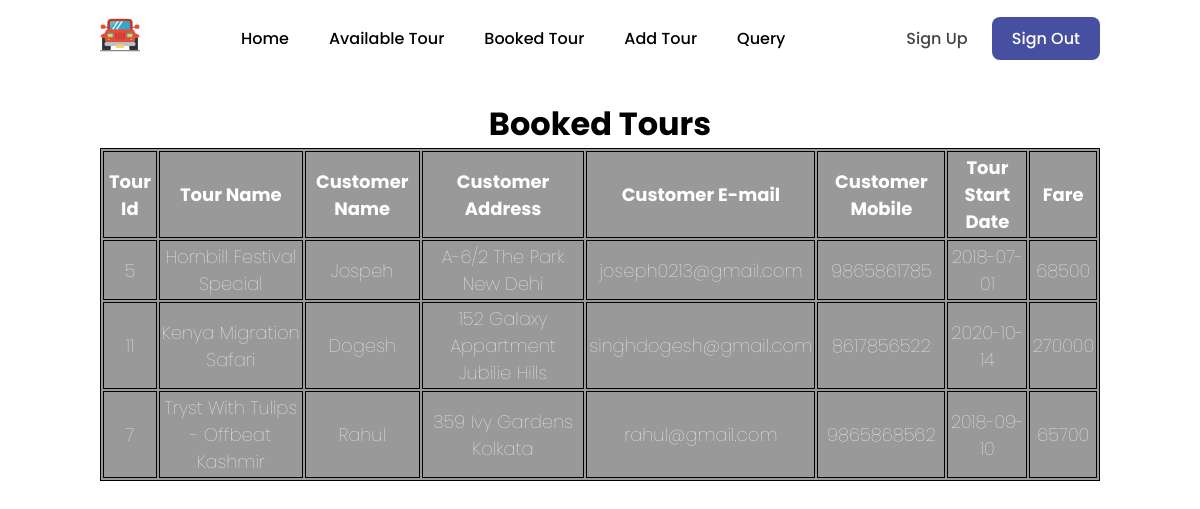
Page /bookedtour.php on the committed database.
### tables this page shows
CREATE TABLE IF NOT EXISTS `bookedtours` (
  `tour_id` int(20) NOT NULL,
  `tour_name` varchar(50) NOT NULL,
  `customer_name` varchar(50) NOT NULL,
  `customer_address` varchar(50) NOT NULL,
  `customer_email` varchar(50) NOT NULL,
  `customer_mobile` varchar(15) NOT NULL,
  `tour_start_date` date NOT NULL,
  `fare` double NOT NULL
);

### bookedtour.php (the view, shortened to what this page needs)
<!DOCTYPE html>
<html lang="en">
    <?php
        $conn = Connect();
        $sql = " SELECT * FROM bookedtours";
        $result = $conn->query($sql);
    ?>
    <head>
        <link rel="stylesheet" href="style.css">
        <link rel="stylesheet"href="https://cdn.jsdelivr.net/npm/boxicons@latest/css/boxicons.min.css">
    </head>
    <body>
        <header style="position: fixed;">
            <a href="home.php" class="logo"><img src="img/jeep.png" alt=""></a>
            <ul class="navbar">
                <li><a href="home.php">Home</a></li>
                <li><a href="availtour.php">Available Tour</a></li>
                <li><a href="bookedtour.php">Booked Tour</a></li>
                <li><a href="addtour.php">Add Tour</a></li>
                <li><a href="query.php">Query</a></li>
            </ul>
            <div class="header-btn">
                <a href="signup.php" class="">Sign Up</a>
                <a href="signout.php" class="sign-in">Sign Out</a>
            </div>
        </header>
        <section>
            <center>
                <br><br>
                <h1>Booked Tours</h1>
                <table>
                    <tr>
                        <th>Tour Id</th>
                        <th>Tour Name</th>
                        <th>Customer Name</th>
                        <th>Customer Address</th>
                        <th>Customer E-mail</th>
                        <th>Customer Mobile</th>
                        <th>Tour Start Date</th>
                        <th>Fare</th>
                    </tr>
                    <?php
                        while($rows=$result->fetch_assoc())
                        {
                    ?>
                    <tr>
                        <td><?php echo $rows['tour_id'];?></td>
                        <td><?php echo $rows['tour_name'];?></td>
                        <td><?php echo $rows['customer_name'];?></td>
                        <td><?php echo $rows['customer_address'];?></td>
                        <td><?php echo $rows['customer_email'];?></td>
                        <td><?php echo $rows['customer_mobile'];?></td>
                        <td><?php echo $rows['tour_start_date'];?></td>
                        <td><?php echo $rows['fare'];?></td>
                    </tr>
                    <?php
                        }
                    ?>
                </table>
            </center>
         </section>
    </body>
</html>

### style.css (style rules this page uses)
* { margin: 0; padding: 0; box-sizing: border-box; scroll-padding-top: 2rem; scroll-behavior: smooth; list-style: none; text-decoration: none; font-family: "Poppins", sans-serif; }
body { width: 100%; min-height: 100vh; background: url(img/home.jpg); position:relative; background-repeat: no-repeat; background-size: cover; align-items: center; }
:root { --main-color: #fe5b3d; --second-color: #ffac38; --text-color: #444; --gradient: linear-gradient(#fe5b3d, #ffac38); }
section { padding: 50px 100px; }
header { position: relative; width: 100%; top: 0; right: 0; z-index: 1000; display: flex; align-items: center; justify-content:space-between; padding: 15px 100px; }
.logo img { width: 40px; }
.navbar { display: flex; }
.navbar li { position: relative; }
.navbar a { font-size: 1rem; padding: 10px 20px; color: rgb(0, 0, 0); font-weight: 500; }
.navbar a::after { content: ''; width: 0; height: 3px; background: var(--gradient); position: absolute; bottom: -4px; left: 0; transition: 0.5s; }
.header-btn a { padding: 10px 20px; color: var(--text-color); font-weight: 500; }
.header-btn .sign-in { background: #474fa0; color: #fff; border-radius: 0.5rem; }

### bookedtour.php (style rules this page uses)
table { background-color: rgba(0,0,0, 0.4); font-size: large; border: 1px solid black; }
h1 { text-align: center; color: black; font-size: xx-large; }
td { border: 1px solid black; }
th, td { color: white; font-weight: bold; border: 1px solid black; padding: 2px; text-align: center; }
td { font-weight: lighter; }

### rows in the picture
bookedtours: tour_id "5", tour_name "Hornbill Festival Special", customer_name "Jospeh", customer_address "A-6/2 The Park New Dehi", customer_email "joseph0213@gmail.com", customer_mobile "9865861785", tour_start_date "2018-07-01", fare "68500"
bookedtours: tour_id "11", tour_name "Kenya Migration Safari", customer_name "Dogesh", customer_address "152 Galaxy Appartment Jubilie Hills", customer_email "singhdogesh@gmail.com", customer_mobile "8617856522", tour_start_date "2020-10-14", fare "270000"
bookedtours: tour_id "7", tour_name "Tryst With Tulips - Offbeat Kashmir", customer_name "Rahul", customer_address "359 Ivy Gardens Kolkata", customer_email "rahul@gmail.com", customer_mobile "9865868562", tour_start_date "2018-09-10", fare "65700"
